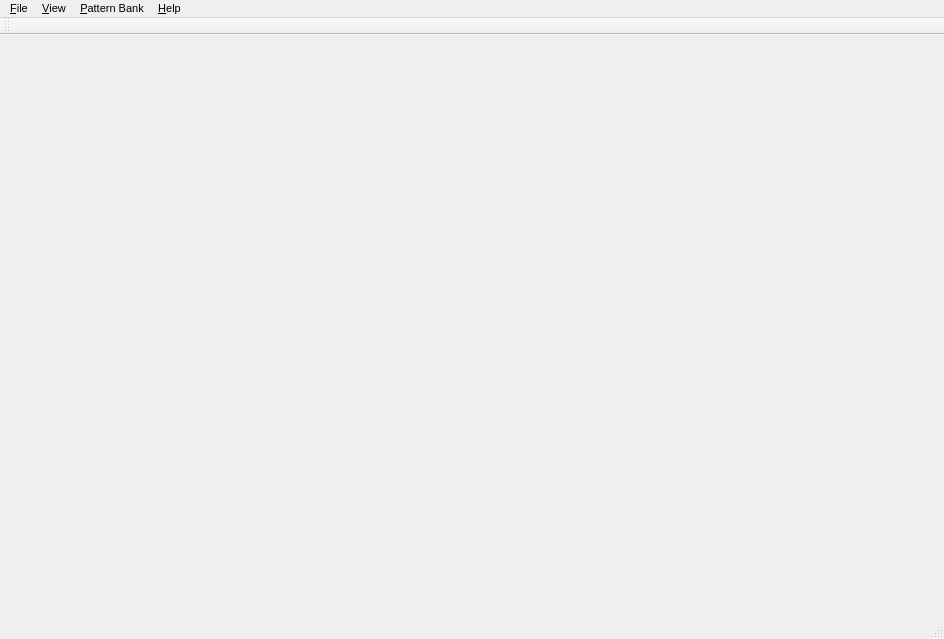
<?xml version="1.0" encoding="UTF-8"?>
<ui version="4.0">
 <class>qshrimp</class>
 <widget class="QMainWindow" name="qshrimp">
  <property name="geometry">
   <rect>
    <x>0</x>
    <y>0</y>
    <width>944</width>
    <height>639</height>
   </rect>
  </property>
  <property name="font">
   <font>
    <pointsize>8</pointsize>
   </font>
  </property>
  <property name="windowTitle">
   <string>qSHRIMP</string>
  </property>
  <widget class="QWidget" name="centralWidget"/>
  <widget class="QMenuBar" name="menuBar">
   <property name="geometry">
    <rect>
     <x>0</x>
     <y>0</y>
     <width>944</width>
     <height>23</height>
    </rect>
   </property>
   <widget class="QMenu" name="menuFile">
    <property name="title">
     <string>&amp;File</string>
    </property>
    <addaction name="action_Quit"/>
   </widget>
   <widget class="QMenu" name="menuView">
    <property name="title">
     <string>&amp;View</string>
    </property>
   </widget>
   <widget class="QMenu" name="menuPattern_Bank">
    <property name="title">
     <string>&amp;Pattern Bank</string>
    </property>
   </widget>
   <widget class="QMenu" name="menuQuit">
    <property name="title">
     <string>&amp;Help</string>
    </property>
    <addaction name="action_About"/>
   </widget>
   <addaction name="menuFile"/>
   <addaction name="menuView"/>
   <addaction name="menuPattern_Bank"/>
   <addaction name="menuQuit"/>
  </widget>
  <widget class="QToolBar" name="mainToolBar">
   <attribute name="toolBarArea">
    <enum>TopToolBarArea</enum>
   </attribute>
   <attribute name="toolBarBreak">
    <bool>false</bool>
   </attribute>
  </widget>
  <widget class="QStatusBar" name="statusBar"/>
  <action name="action_About">
   <property name="text">
    <string>&amp;About</string>
   </property>
  </action>
  <action name="action_Quit">
   <property name="text">
    <string>&amp;Quit</string>
   </property>
  </action>
 </widget>
 <layoutdefault spacing="6" margin="11"/>
 <resources/>
 <connections/>
</ui>
